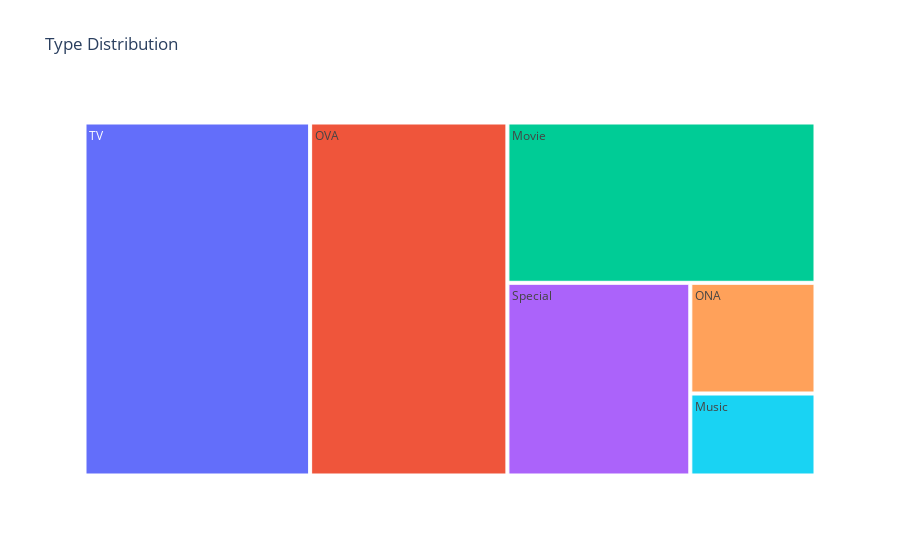

Notebook source saved alongside this figure:
### Code cell
fig = px.treemap(typeDf, path=['type'], values='count', title="Type Distribution")
fig.show()

### Figure 1 — Plotly figure (JSON) as saved in the notebook; plotly's stock layout.template omitted (floating-point values rounded to 4 significant figures)
{"data": [{"branchvalues": "total", "domain": {"x": [0, 1], "y": [0, 1]}, "hovertemplate": "labels=%{label}<br>count=%{value}<br>parent=%{parent}<br>id=%{id}<extra></extra>", "ids": ["TV", "OVA", "Movie", "Special", "ONA", "Music"], "labels": ["TV", "OVA", "Movie", "Special", "ONA", "Music"], "name": "", "parents": ["", "", "", "", "", ""], "type": "treemap", "values": [3787.0, 3311.0, 2348.0, 1676.0, 659.0, 488.0]}], "layout": {"legend": {"tracegroupgap": 0}, "title": {"text": "Type Distribution"}}}
